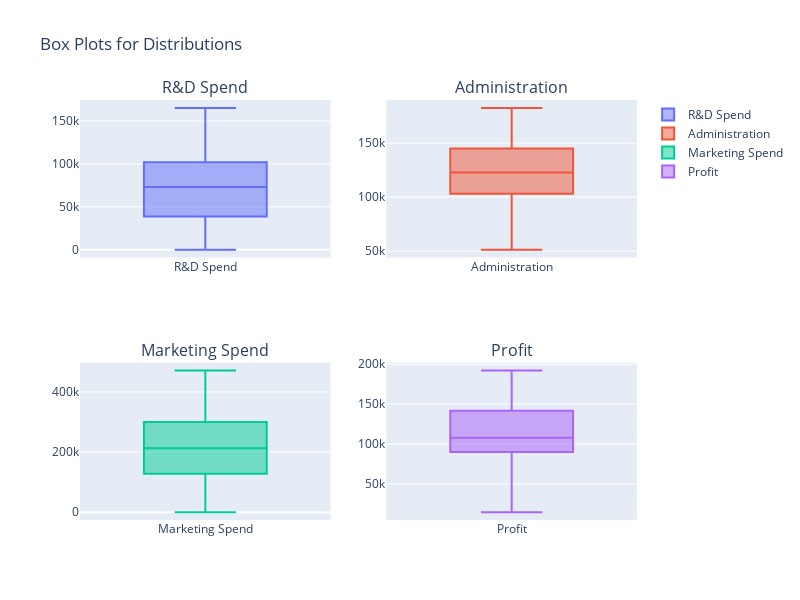
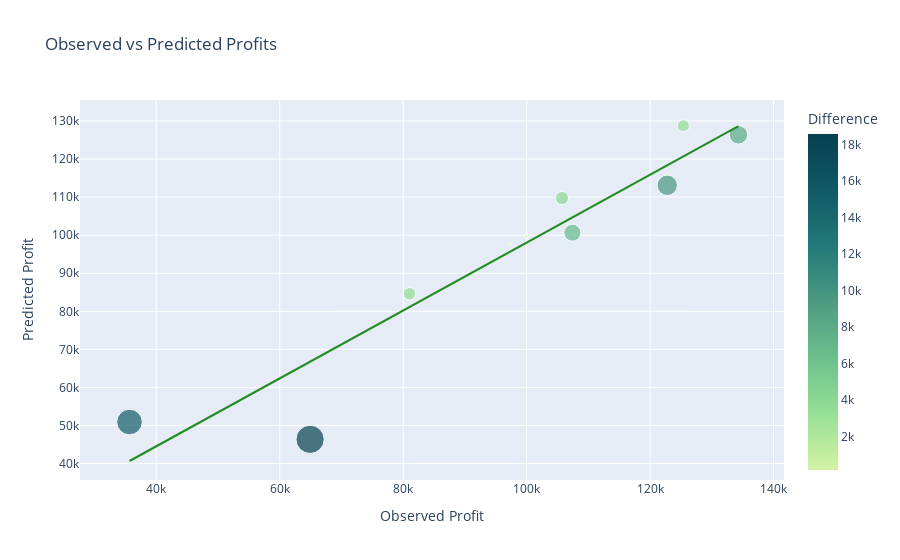

Notebook source saved alongside these figures, in order:
### Code cell
# Importing required libraries
import numpy as np
import pandas as pd
import matplotlib.pyplot as plt
import seaborn as sns
from sklearn.preprocessing import OneHotEncoder, StandardScaler
from sklearn.compose import ColumnTransformer
from sklearn.model_selection import train_test_split, cross_val_score
from sklearn.linear_model import LinearRegression
from sklearn.metrics import mean_squared_error, r2_score
import plotly.express as px
import plotly.graph_objects as go
from plotly.subplots import make_subplots

# Load the dataset
df = pd.read_csv('50_Startups.csv')

# Display the first few rows
print("Dataset preview:\n", df.head())

# Check for null values
print("\nMissing values in each column:\n", df.isnull().sum())

# Boxplots for distributions of variables
features = ['R&D Spend', 'Administration', 'Marketing Spend', 'Profit']
fig_one = make_subplots(rows=2, cols=2, subplot_titles=features)
positions = [(1, 1), (1, 2), (2, 1), (2, 2)]

for feature, pos in zip(features, positions):
    trace = go.Box(y=df[feature], name=feature)
    fig_one.add_trace(trace, row=pos[0], col=pos[1])

fig_one.update_layout(height=600, width=800, title_text="Box Plots for Distributions")
fig_one.show()

# Prepare the independent (X) and dependent (y) variables
X = df.drop('Profit', axis=1)
y = df['Profit'].to_numpy()

# Encode categorical variable 'State' using OneHotEncoder
ct = ColumnTransformer(transformers=[('encoder', OneHotEncoder(), ['State'])], remainder='passthrough')
X_encoded = np.array(ct.fit_transform(X))

# Standardize numerical features
scaler = StandardScaler()
X_encoded[:, 3:] = scaler.fit_transform(X_encoded[:, 3:])

# Split data into training and testing sets
X_train, X_test, y_train, y_test = train_test_split(X_encoded, y, test_size=0.2, random_state=42)

# Train a Multiple Linear Regression model
regressor = LinearRegression()
regressor.fit(X_train, y_train)

# Evaluate the model
y_pred = regressor.predict(X_test)
mse = mean_squared_error(y_test, y_pred)
r2 = r2_score(y_test, y_pred)

print(f"\nModel Evaluation:\nMSE: {mse:.2f}, R^2: {r2:.2f}")

# Combine predicted and actual values for visualization
comparison_data = {
    'Observed Profit': y_test,
    'Predicted Profit': y_pred
}
df_comparison = pd.DataFrame(comparison_data)
df_comparison['Difference'] = abs(df_comparison['Observed Profit'] - df_comparison['Predicted Profit'])

# Scatterplot of observed vs. predicted profits
fig_two = px.scatter(df_comparison,
                     x='Observed Profit',
                     y='Predicted Profit',
                     size='Difference',
                     color='Difference',
                     color_continuous_scale='emrld',
                     trendline='ols',
                     trendline_color_override="forestgreen",
                     title="Observed vs Predicted Profits")
fig_two.show()

# Print the regression formula
reg_coef = regressor.coef_
reg_intercept = regressor.intercept_

features_encoded = ['Dummy State 1', 'Dummy State 2', 'Dummy State 3', 'R&D Spend', 'Administration', 'Marketing']
formula = f"Profit(y) = {reg_intercept:.2f}"
for i, coef in enumerate(reg_coef):
    formula += f" + ({coef:.2f} x {features_encoded[i]})"
print("\nRegression Formula:")
print(formula)

# Single prediction example
example_input = np.array([[0, 0, 1, 250000, 150000, 600000]])  # State = New York, R&D Spend=250K, Admin=150K, Marketing=600K

# Apply scaling to numerical features
example_input[:, 3:] = scaler.transform(example_input[:, 3:])

# Predict profit
predicted_profit = regressor.predict(example_input)
print(f"\nPredicted Profit for example input: {predicted_profit[0]:.2f}")
# Residual analysis
residuals = y_test - y_pred
sns.histplot(residuals, kde=True, bins=20)
plt.title('Residual Distribution')
plt.xlabel('Residuals')
plt.ylabel('Frequency')
plt.show()

### Figure 1 — Plotly figure (JSON) as saved in the notebook; plotly's stock layout.template omitted (floating-point values rounded to 4 significant figures)
{"data": [{"name": "R&D Spend", "type": "box", "xaxis": "x", "y": [165300.0, 162600.0, 153400.0, 144400.0, 142100.0, 131900.0, 134600.0, 130300.0, 120500.0, 123300.0, 101900.0, 100700.0, 93860.0, 91990.0, 119900.0, 114500.0, 78010.0, 94660.0, 91750.0, 86420.0, 76250.0, 78390.0, 73990.0, 67530.0, 77040.0, 64660.0, 75330.0, 72110.0, 66050.0, 65610.0, 61990.0, 61140.0, 63410.0, 55490.0, 46430.0, 46010.0, 28660.0, 44070.0, 20230.0, 38560.0, 28750.0, 27890.0, 23640.0, 15510.0, 22180.0, 1000.0, 1315.0, 0, 542.0, 0], "yaxis": "y"}, {"name": "Administration", "type": "box", "xaxis": "x2", "y": [136900.0, 151400.0, 101100.0, 118700.0, 91390.0, 99810.0, 147200.0, 145500.0, 148700.0, 108700.0, 110600.0, 91790.0, 127300.0, 135500.0, 156500.0, 122600.0, 121600.0, 145100.0, 114200.0, 153500.0, 113900.0, 153800.0, 122800.0, 105800.0, 99280.0, 139600.0, 144100.0, 127900.0, 182600.0, 153000.0, 115600.0, 152700.0, 129200.0, 103100.0, 157700.0, 85050.0, 127100.0, 51280.0, 65950.0, 82980.0, 118500.0, 84710.0, 96190.0, 127400.0, 154800.0, 124200.0, 115800.0, 135400.0, 51740.0, 117000.0], "yaxis": "y2"}, {"name": "Marketing Spend", "type": "box", "xaxis": "x3", "y": [471800.0, 443900.0, 407900.0, 383200.0, 366200.0, 362900.0, 127700.0, 323900.0, 311600.0, 305000.0, 229200.0, 249700.0, 249800.0, 252700.0, 256500.0, 261800.0, 264300.0, 282600.0, 294900.0, 0, 298700.0, 299700.0, 303300.0, 304800.0, 140600.0, 138000.0, 134100.0, 353200.0, 118100.0, 107100.0, 91130.0, 88220.0, 46090.0, 214600.0, 210800.0, 205500.0, 201100.0, 197000.0, 185300.0, 175000.0, 172800.0, 164500.0, 148000.0, 35530.0, 28330.0, 1904.0, 297100.0, 0, 0, 45170.0], "yaxis": "y3"}, {"name": "Profit", "type": "box", "xaxis": "x4", "y": [192300.0, 191800.0, 191100.0, 182900.0, 166200.0, 157000.0, 156100.0, 155800.0, 152200.0, 149800.0, 146100.0, 144300.0, 141600.0, 134300.0, 132600.0, 129900.0, 127000.0, 125400.0, 124300.0, 122800.0, 118500.0, 111300.0, 110400.0, 108700.0, 108600.0, 107400.0, 105700.0, 105000.0, 103300.0, 101000.0, 99940.0, 97480.0, 97430.0, 96780.0, 96710.0, 96480.0, 90710.0, 89950.0, 81230.0, 81010.0, 78240.0, 77800.0, 71500.0, 69760.0, 65200.0, 64930.0, 49490.0, 42560.0, 35670.0, 14680.0], "yaxis": "y4"}], "layout": {"annotations": [{"font": {"size": 16}, "showarrow": false, "text": "R&D Spend", "x": 0.225, "xanchor": "center", "xref": "paper", "y": 1, "yanchor": "bottom", "yref": "paper"}, {"font": {"size": 16}, "showarrow": false, "text": "Administration", "x": 0.775, "xanchor": "center", "xref": "paper", "y": 1, "yanchor": "bottom", "yref": "paper"}, {"font": {"size": 16}, "showarrow": false, "text": "Marketing Spend", "x": 0.225, "xanchor": "center", "xref": "paper", "y": 0.375, "yanchor": "bottom", "yref": "paper"}, {"font": {"size": 16}, "showarrow": false, "text": "Profit", "x": 0.775, "xanchor": "center", "xref": "paper", "y": 0.375, "yanchor": "bottom", "yref": "paper"}], "height": 600, "title": {"text": "Box Plots for Distributions"}, "width": 800, "xaxis": {"anchor": "y", "domain": [0, 0.45]}, "xaxis2": {"anchor": "y2", "domain": [0.55, 1]}, "xaxis3": {"anchor": "y3", "domain": [0, 0.45]}, "xaxis4": {"anchor": "y4", "domain": [0.55, 1]}, "yaxis": {"anchor": "x", "domain": [0.625, 1]}, "yaxis2": {"anchor": "x2", "domain": [0.625, 1]}, "yaxis3": {"anchor": "x3", "domain": [0, 0.375]}, "yaxis4": {"anchor": "x4", "domain": [0, 0.375]}}}

### Figure 2 — Plotly figure (JSON) as saved in the notebook; plotly's stock layout.template omitted (floating-point values rounded to 4 significant figures)
{"data": [{"hovertemplate": "Observed Profit=%{x}<br>Predicted Profit=%{y}<br>Difference=%{marker.color}<extra></extra>", "legendgroup": "", "marker": {"color": [7944.0, 3603.0, 260.1, 18570.0, 3380.0, 15240.0, 4008.0, 6761.0, 171.4, 9679.0], "coloraxis": "coloraxis", "size": [7944.0, 3603.0, 260.1, 18570.0, 3380.0, 15240.0, 4008.0, 6761.0, 171.4, 9679.0], "sizemode": "area", "sizeref": 46.42, "symbol": "circle"}, "mode": "markers", "name": "", "orientation": "v", "showlegend": false, "type": "scatter", "x": [134300.0, 81010.0, 99940.0, 64930.0, 125400.0, 35670.0, 105700.0, 107400.0, 97430.0, 122800.0], "xaxis": "x", "y": [126400.0, 84610.0, 99680.0, 46360.0, 128800.0, 50910.0, 109700.0, 100600.0, 97600.0, 113100.0], "yaxis": "y"}, {"hovertemplate": "<b>OLS trendline</b><br>Predicted Profit = 0.891951 * Observed Profit + 8848.75<br>R<sup>2</sup>=0.902337<br><br>Observed Profit=%{x}<br>Predicted Profit=%{y} <b>(trend)</b><extra></extra>", "legendgroup": "", "line": {"color": "forestgreen"}, "marker": {"symbol": "circle"}, "mode": "lines", "name": "", "showlegend": false, "type": "scatter", "x": [35670.0, 64930.0, 81010.0, 97430.0, 99940.0, 105700.0, 107400.0, 122800.0, 125400.0, 134300.0], "xaxis": "x", "y": [40670.0, 66760.0, 81100.0, 95750.0, 97990.0, 103200.0, 104600.0, 118400.0, 120700.0, 128600.0], "yaxis": "y"}], "layout": {"coloraxis": {"colorbar": {"title": {"text": "Difference"}}, "colorscale": [[0, "rgb(211, 242, 163)"], [0.1667, "rgb(151, 225, 150)"], [0.3333, "rgb(108, 192, 139)"], [0.5, "rgb(76, 155, 130)"], [0.6667, "rgb(33, 122, 121)"], [0.8333, "rgb(16, 89, 101)"], [1, "rgb(7, 64, 80)"]]}, "legend": {"itemsizing": "constant", "tracegroupgap": 0}, "title": {"text": "Observed vs Predicted Profits"}, "xaxis": {"anchor": "y", "domain": [0, 1], "title": {"text": "Observed Profit"}}, "yaxis": {"anchor": "x", "domain": [0, 1], "title": {"text": "Predicted Profit"}}}}
